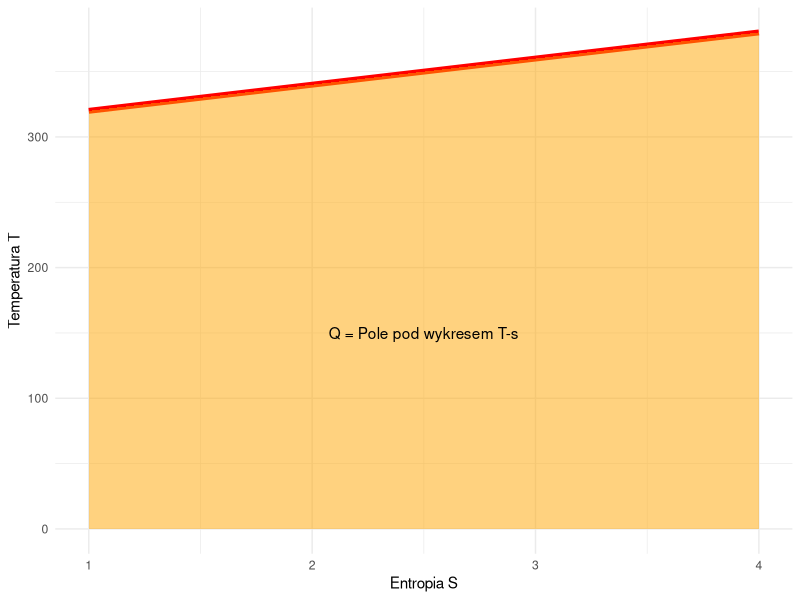

Source code (R):
## ---- chunk 1
#| label: ts-heat
#| echo: false
#| fig-width: 6
#| fig-height: 4
library(ggplot2)
s <- seq(1, 4, length.out=100)
T_val <- 300 + 20*s # Random process
ggplot() +
  geom_line(aes(x=s, y=T_val), size=2, color="red") +
  geom_ribbon(aes(x=s, ymin=0, ymax=T_val), fill="orange", alpha=0.5) +
  annotate("text", x=2.5, y=150, label="Q = Pole pod wykresem T-s") +
  theme_minimal() + labs(x="Entropia S", y="Temperatura T")
